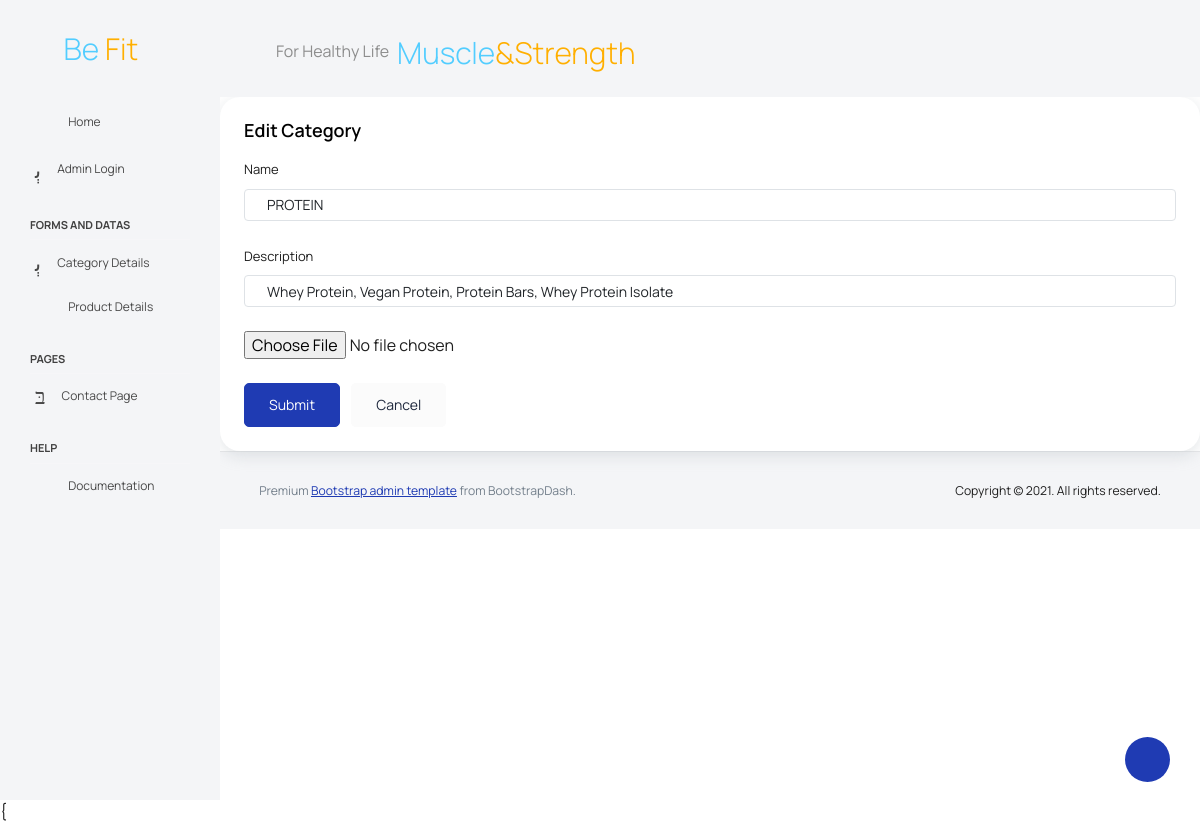
/Adminside/editcat/1/, run on the app's committed database.
### Adminside/models.py (models this page shows)
class catdb(models.Model):
    Name = models.CharField(max_length=50, null=True, blank=True)
    Description = models.TextField(max_length=50, null=True, blank=True)
    Image = models.ImageField(upload_to="category_img", null=True, blank=True)

### Adminside/views.py (the view)
# urls.py: path('editcat/<int:dataid>/', views.editcat, name="editcat"),
def editcat(req,dataid):
    data=catdb.objects.get(id=dataid)
    return render(req,"Edit Category.html",{'data':data})

### Adminside/templates/Edit Category.html (shortened to what this page needs)
<!DOCTYPE html>
{% extends 'Index.html' %}
{% block content %}
<html lang="en">
<head>
</head>
<body>
<div class="card">
                <div class="card-body">
                  <h4 class="card-title">Edit Category</h4>
                  <form method="POST" action="{% url 'updatecatdata' dataid=data.id %}" enctype="multipart/form-data">
                    <div class="form-group">
                      <label for="exampleInputName1">Name</label>
                      <input type="text" class="form-control" id="exampleInputName1" placeholder="Name" name="name" value="{{data.Name}}">
                    </div>
                      <div class="form-group">
                      <label for="exampleInputName1">Description</label>
                      <input type="text" class="form-control" id="exampleInputName2" placeholder="Description" name="name" value="{{data.Description}}">
                    </div>
                    <div class="form-group">
                      <input type="file" name="image" >
                    </div>
                    <button type="submit" class="btn btn-primary me-2">Submit</button>
                    <button class="btn btn-light">Cancel</button>
                  </form>
                </div>
              </div>
</body>
</html>
{% endblock %}

### data on the page
catdb: name "PROTEIN", name "Whey Protein, Vegan Protein, Protein Bars, Whey Protein Isolate"
